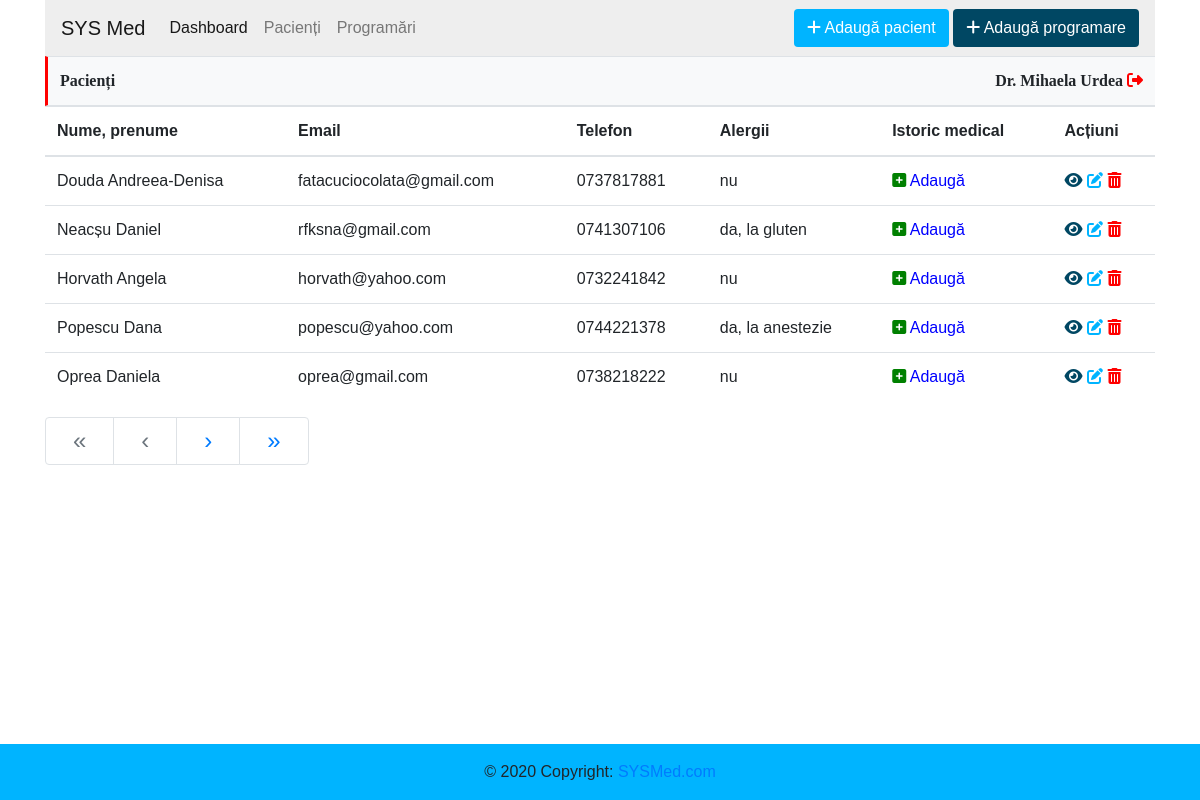
Page /pacienti.php (signed in) on the committed database.
### tables this page shows
CREATE TABLE `doctori` (
  `id` int(11) NOT NULL,
  `user` varchar(255) NOT NULL,
  `parola` varchar(255) NOT NULL,
  `nume_prenume` varchar(255) NOT NULL,
  `email` varchar(255) NOT NULL
);

CREATE TABLE `pacienti` (
  `id` int(11) NOT NULL,
  `nume_prenume` varchar(255) NOT NULL,
  `adresa` varchar(255) NOT NULL,
  `telefon` varchar(15) NOT NULL,
  `email` varchar(255) NOT NULL,
  `alergii` varchar(255) DEFAULT NULL,
  `formular` varchar(255) DEFAULT NULL
);

### inc/functions.php (called while the page is built, shortened)
<?php
function get_user($user, $parola)
{
    global $link;
    $user = mysqli_real_escape_string($link, $user);
    $parola = mysqli_real_escape_string($link, $parola);
    $result = mysqli_query($link, "SELECT * FROM doctori WHERE user = '$user' AND parola = '$parola' LIMIT 1");
    return mysqli_fetch_assoc($result);
}
?>

### inc/init.php (called while the page is built, shortened)
<?php
$link = mysqli_connect("localhost", "root", "", "med_system");
include 'functions.php';
if (isset($_COOKIE['user']) && isset($_COOKIE['parola'])) {
    $udata = get_user($_COOKIE['user'], $_COOKIE['parola']);
}

### pacienti.php (the view, shortened to what this page needs)
<?php
include 'inc/init.php';
$meta = array(
  'title' => 'Pacienți'
);
include 'inc/header.php';
$current_page = isset($_GET['p']) ? (int)$_GET['p'] : 1;
$query = mysqli_query($link, "SELECT COUNT(id) as total FROM `pacienti`");
$total_records = mysqli_fetch_array($query);
$total_records = $total_records['total'];
$total_pages = ceil($total_records / ROWS_PER_PAGE);
$result = mysqli_query($link, "SELECT * FROM `pacienti` LIMIT ".(($current_page - 1) * ROWS_PER_PAGE).", " . ROWS_PER_PAGE);
?>
<table class="table">
  <thead>
    <tr>
      <th scope="col">Nume, prenume</th>
      <th scope="col">Email</th>
      <th scope="col">Telefon</th>
      <th scope="col">Alergii</th>
      <th scope="col">Istoric medical</th>
      <th scope="col">Acțiuni</th>
    </tr>
  </thead>
  <tbody>
  <?php
  while($row = mysqli_fetch_assoc($result)):
  ?>
    <tr>
      <td><?= $row['nume_prenume'] ?></td>
      <td><?= $row['email'] ?></td>
      <td><?= $row['telefon'] ?></td>
      <td><?= $row['alergii'] ?></td>
      <td><a class="add_int" href="adauga_interventie.php?id=<?= $row['id'] ?>&add_int"><i class="fas fa-plus-square"></i> Adaugă</a?</td>
      <td class="actions">
        <a title="Vizualizare" href="pacient.php?id=<?= $row['id'] ?>"><i class="fas fa-eye"></i></a>
        <a title="Editare" href="editare_pacient.php?id=<?= $row['id'] ?>"><i class="fas fa-edit"></i></a>
        <a title="Ștergere" href="?delete_id=<?= $row['id'] ?>"><i class="fas fa-trash-alt"></i></a>
      </td>
    </tr>
    <?php endwhile;?>
  </tbody>
</table>
<?php
$first_page_href = $current_page > 1 ? '?p=1' : '#';
$prev_page_href = $current_page > 1 ? ('?p='.($current_page-1)) : '#';
$next_page_href = $current_page < $total_pages ? ('?p='.($current_page+1)) :'#';
$last_page_href = $current_page < $total_pages ? ('?p='.$total_pages) :'#';
?>
<ul class="pagination">
    <li class="page-item <?=($current_page <= 1 ? 'disabled' : '')?>">
      <a class="page-link" href="<?=$first_page_href?>">
        <span>&laquo;</span>
      </a>
    </li>
    <li class="page-item <?=($current_page <= 1) ? 'disabled': ''?>">
      <a class="page-link" href="<?=$prev_page_href?>">
        <span>&lsaquo;</span>
      </a>
    </li>
    <li class="page-item <?=($current_page >= $total_pages) ? 'disabled': ''?>">
      <a class="page-link" href="<?=$next_page_href?>">
        <span>&rsaquo;</span>
      </a>
    </li>
    <li class="page-item <?=($current_page >= $total_pages ? 'disabled' : '')?>">
      <a class="page-link" href="<?=$last_page_href?>">
        <span>&raquo;</span>
      </a>
    </li>
</ul>
<?php include 'inc/footer.php';?>

### inc/header.php (shortened to what this page needs)
<?php
if(isset($udata['id'])){
    $id_doctor = $udata['id'];
    $result_doctor = mysqli_query($link, "SELECT id, nume_prenume FROM doctori WHERE id='$id_doctor'");
}   else{
    header("location: login.php");
}
?>
<!DOCTYPE html>
<html>
    <head>
        <link rel="stylesheet" href="https://stackpath.bootstrapcdn.com/bootstrap/4.4.1/css/bootstrap.min.css">
        <link rel="stylesheet" href="style.css">
    </head>
    <body>
        <div class="container">
            <div class="row">
                <div class="col-lg-12">
                    <nav class="navbar navbar-expand-lg navbar-light">
                    <a class="navbar-brand" href="index.php">SYS Med</a>
                    <div class="collapse navbar-collapse" id="navbarSupportedContent">
                        <ul class="navbar-nav mr-auto">
                        <li class="nav-item active">
                            <a class="nav-link" href="index.php">Dashboard <span class="sr-only">(current)</span></a>
                        </li>
                        <li class="nav-item">
                            <a class="nav-link" href="pacienti.php">Pacienți</a>
                        </li>
                        <li class="nav-item">
                            <a class="nav-link" href="programari.php">Programări</a>
                        </li>
                        </ul>
                        <div class="text-right">
                            <button type="button" class="btn add_patient"><i class="fas fa-plus"></i> <a href="adauga_pacient.php">Adaugă pacient</a></button>
                            <button type="button" class="btn add_apt"><i class="fas fa-plus"></i> <a href="adauga_programare.php">Adaugă programare</a></button>
                        </div>
                    </div>
                    </nav>
                </div>
            </div>
            <div class="row">
                <div class="col-lg-12">
                    <nav class="navbar bg-light head">
                        <span><?= $meta['title']?></span>
                        <div class="text-right">
                            <?php while($row = mysqli_fetch_assoc($result_doctor)): ?>
                                Dr. <?=$row['nume_prenume']?> <a title="Logout" href="?logout"><i class="fas fa-sign-out-alt"></i></a>
                            <?php endwhile;?>
                        </div>
                    </nav>
                </div>
            </div>

### inc/footer.php (shortened to what this page needs)
        </div>
         <footer class="footer">
            <div class="footer-copyright text-center py-3">© 2020 Copyright:
                <a href="#">SYSMed.com</a>
            </div>
        </footer>
    </body>
</html>

### style.css (style rules this page uses)
body { font-family: Verdana, Tahoma, sans-serif; }
i { color: #fff; }
.container { margin-bottom: 100px !important; }
.navbar { background:#eee; }
nav.head { border-left: 3px solid red; border-top: 1px solid rgb(222, 226, 230); border-bottom: 1.5px solid rgb(222, 226, 230); font-size: 16px; font-weight: bold; font-family: Verdana; padding: 0; padding: 12px; }
button.add_patient { background: #00B4FF; }
.add_patient a, .add_apt a { color: #fff; }
button.add_apt { background: #004763; }
td.actions i.fa-eye { color: #004763 }
td.actions i.fa-edit { color: #00B4FF }
td.actions i.fa-trash-alt { color: red; }
td i.fa-plus-square { color: green; }
a.add_int { color: blue; }
i.fa-sign-out-alt { color: red; }
footer { position: fixed; bottom: 0; left:0; right: 0; background: #00B4FF; }

### pacienti.php (style rules this page uses)
.pagination .page-link span { font-size: 24px; display: block; padding: 0 15px; }

### rows in the picture
doctori: nume_prenume "Mihaela Urdea"
pacienti: nume_prenume "Douda Andreea-Denisa", email "fatacuciocolata@gmail.com", telefon "0737817881", alergii "nu"
pacienti: nume_prenume "Neacșu Daniel", email "rfksna@gmail.com", telefon "0741307106", alergii "da, la gluten"
pacienti: nume_prenume "Horvath Angela", email "horvath@yahoo.com", telefon "0732241842", alergii "nu"
pacienti: nume_prenume "Popescu Dana", email "popescu@yahoo.com", telefon "0744221378", alergii "da, la anestezie"
pacienti: nume_prenume "Oprea Daniela", email "oprea@gmail.com", telefon "0738218222", alergii "nu"

### other values in the picture
$meta['title'] "Pacienți"
